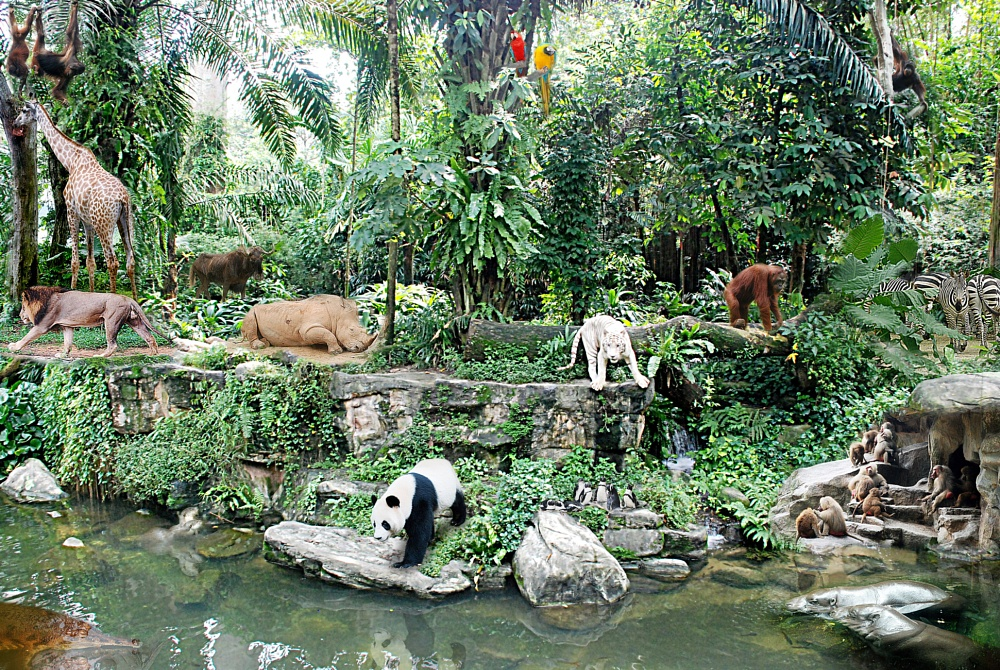
#> input picture animal.jpg, 1000 x 670 px, given in place of ecom.mp4, which was not available
$ python ecom.py
#> lines starting #> are read from the running program, lines starting #| are printed output that depends on the picture; after the words box and inside, x2 and y2 are one past the last pixel; in counts of white or black regions, pixels touching at a corner belong together; pictures that were not available may be replaced by others from this repository, and a replacement may not be noted
import cv2
import numpy as np

# Load the video (or use 0 for webcam)
cap = cv2.VideoCapture("ecom.mp4")  # Change to 0 for webcam

# Create the background subtractor to detect motion areas
fgbg = cv2.createBackgroundSubtractorMOG2(history=200, varThreshold=50)

frame_number = 0
memory = []

while True:
    ret, frame = cap.read()
#> frame is the input picture: shape (670, 1000, 3); mean B, G, R 99.3, 123.8, 105.7
    if not ret:
        break

    frame = cv2.resize(frame, (640, 360))
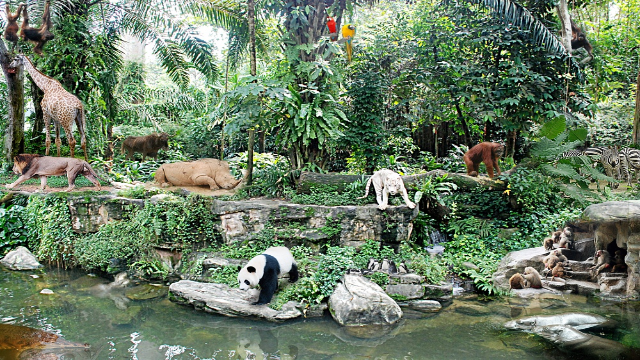
#> frame: shape (360, 640, 3); mean B, G, R 99.1, 123.6, 105.5
    original = frame.copy()

    # Apply background subtraction
    fgmask = fgbg.apply(frame)
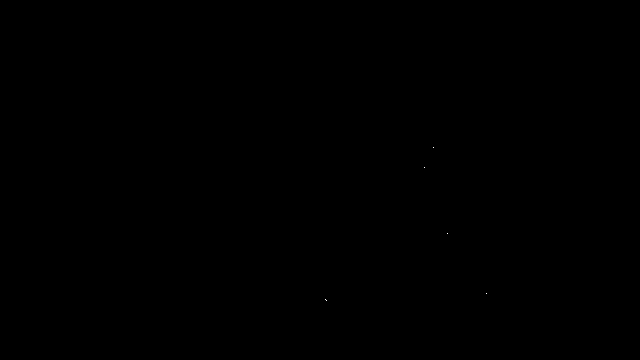
#> fgmask: shape (360, 640); values 127 (black) and 255 (white), 0% white in thin lines or dots, all inside (x1, y1, x2, y2) = (325, 147, 487, 301)

    # Find contours in the foreground mask (moving areas)
    contours, _ = cv2.findContours(fgmask, cv2.RETR_EXTERNAL, cv2.CHAIN_APPROX_SIMPLE)
#> contours = [[[0, 0], [0, 359], [639, 359], [639, 0]]]

    # Process each contour (potential moving object)
    for cnt in contours:
        x, y, w, h = cv2.boundingRect(cnt)

        # Filter small contours (noise)
        if w > 30 and h > 30:
            # Draw bounding box around detected moving object
            cv2.rectangle(frame, (x, y), (x + w, y + h), (0, 255, 255), 2)
            cv2.putText(frame, "Moving Object", (x, y - 5), cv2.FONT_HERSHEY_SIMPLEX, 0.5, (0, 255, 255), 1)
            memory.append(("Moving Object", frame_number, x, y, w, h))
#> this loop made 1 pass
#> (cnt, x, y, w, h) on pass 1: ([[0, 0], [0, 359], [639, 359], [639, 0]], 0, 0, 640, 360)
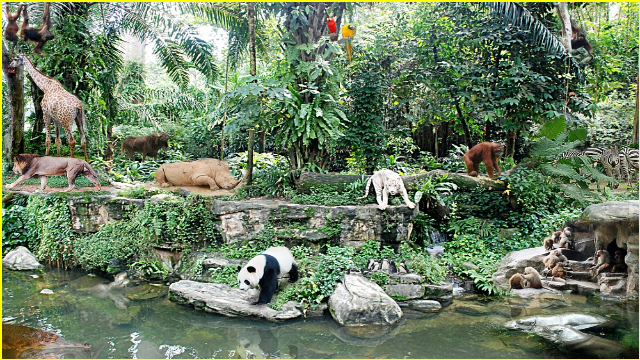
#> frame: shape (360, 640, 3); 1.3% of pixels changed, all inside (x1, y1, x2, y2) = (0, 0, 640, 360)
#> after the loop, memory = [('Moving Object', 0, 0, 0, 640, 360)]

    # Display the output
    cv2.imshow("Moving Object Detection (OpenCV Only)", frame)

    frame_number += 1

    if cv2.waitKey(1) & 0xFF == 27:  # ESC to quit
#> (key Esc is pressed here)
        break

cap.release()
cv2.destroyAllWindows()

# Optional: Print what was remembered (for debugging/logging)
print("DETECTED MOVING OBJECT MEMORY:")
for item in memory:
    print(item)
#> this loop made 1 pass
#| ('Moving Object', 0, 0, 0, 640, 360)
